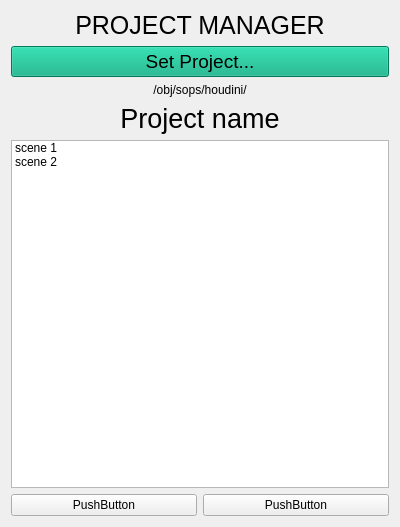
<?xml version="1.0" encoding="UTF-8"?>
<ui version="4.0">
 <class>Form</class>
 <widget class="QWidget" name="Form">
  <property name="geometry">
   <rect>
    <x>0</x>
    <y>0</y>
    <width>400</width>
    <height>527</height>
   </rect>
  </property>
  <property name="windowTitle">
   <string>Form</string>
  </property>
  <layout class="QGridLayout" name="gridLayout">
   <item row="0" column="0">
    <layout class="QVBoxLayout" name="verticalLayout">
     <item>
      <widget class="QLabel" name="label">
       <property name="font">
        <font>
         <family>Helvetica</family>
         <pointsize>19</pointsize>
        </font>
       </property>
       <property name="text">
        <string>PROJECT MANAGER</string>
       </property>
       <property name="alignment">
        <set>Qt::AlignCenter</set>
       </property>
      </widget>
     </item>
     <item>
      <widget class="QPushButton" name="setproj">
       <property name="font">
        <font>
         <family>Helvetica</family>
         <pointsize>14</pointsize>
         <weight>9</weight>
         <italic>false</italic>
         <bold>false</bold>
        </font>
       </property>
       <property name="styleSheet">
        <string notr="true">background-color: rgb(0, 170, 127);
font: 75 14pt &quot;Helvetica&quot;;</string>
       </property>
       <property name="text">
        <string>Set Project...</string>
       </property>
      </widget>
     </item>
     <item>
      <widget class="QLabel" name="projpath">
       <property name="font">
        <font>
         <family>Helvetica</family>
        </font>
       </property>
       <property name="text">
        <string>/obj/sops/houdini/</string>
       </property>
       <property name="alignment">
        <set>Qt::AlignCenter</set>
       </property>
      </widget>
     </item>
     <item>
      <widget class="QLabel" name="projname">
       <property name="font">
        <font>
         <family>Helvetica</family>
         <pointsize>20</pointsize>
        </font>
       </property>
       <property name="text">
        <string>Project name</string>
       </property>
       <property name="alignment">
        <set>Qt::AlignCenter</set>
       </property>
      </widget>
     </item>
     <item>
      <widget class="QListWidget" name="scenelist">
       <item>
        <property name="text">
         <string>scene 1</string>
        </property>
       </item>
       <item>
        <property name="text">
         <string>scene 2</string>
        </property>
       </item>
      </widget>
     </item>
     <item>
      <layout class="QHBoxLayout" name="horizontalLayout">
       <item>
        <widget class="QPushButton" name="pushButton_2">
         <property name="text">
          <string>PushButton</string>
         </property>
        </widget>
       </item>
       <item>
        <widget class="QPushButton" name="pushButton_3">
         <property name="text">
          <string>PushButton</string>
         </property>
        </widget>
       </item>
      </layout>
     </item>
    </layout>
   </item>
  </layout>
 </widget>
 <resources/>
 <connections/>
</ui>
